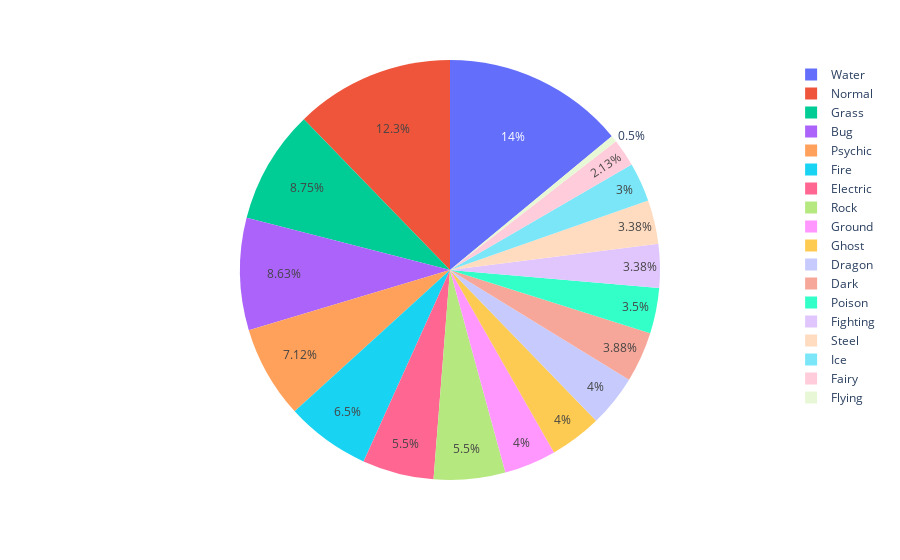

The cell this chart's notebook holds for it:
### Code cell
px.pie(pokemon, names = 'Type 1')

### Figure 1 — Plotly figure (JSON) as saved in the notebook; plotly's stock layout.template omitted (floating-point values rounded to 4 significant figures; data arrays with more than 128 entries replaced by an {"elided": "..."} marker saying what was removed)
{"data": [{"domain": {"x": [0, 1], "y": [0, 1]}, "hovertemplate": "Type 1=%{label}<extra></extra>", "labels": {"elided": "800 str values"}, "legendgroup": "", "name": "", "showlegend": true, "type": "pie"}], "layout": {"legend": {"tracegroupgap": 0}, "margin": {"t": 60}}}
